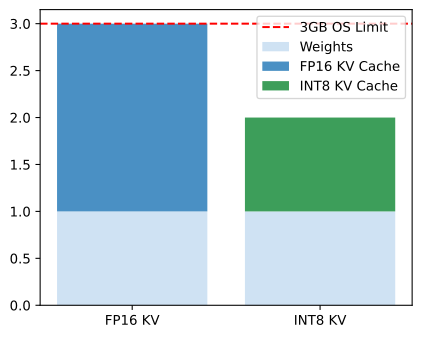

This figure's Python source:
import os
import matplotlib.pyplot as plt
fig, ax = plt.subplots(figsize=(5, 4))
ax.bar(['FP16 KV'], [1.0], label='Weights', color='#cfe2f3')
ax.bar(['FP16 KV'], [2.0], bottom=[1.0], label='FP16 KV Cache', color='#4a90c4')
ax.bar(['INT8 KV'], [1.0], color='#cfe2f3')
ax.bar(['INT8 KV'], [1.0], bottom=[1.0], label='INT8 KV Cache', color='#3d9e5a')
ax.axhline(3.0, color='r', linestyle='--', label='3GB OS Limit')
ax.legend()
out_path = os.environ.get('VISUAL_OUT_PATH', 'out.svg')
fig.savefig(out_path, format='svg', bbox_inches='tight')
plt.close(fig)
